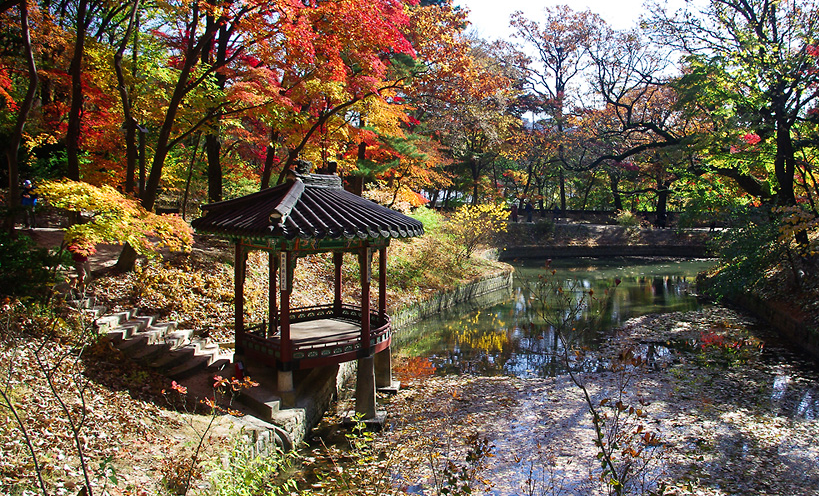
#> input picture rear_garden.PNG, 819 x 496 px, found by its file name
$ jupyter execute 5.ImageTrans.ipynb
#> lines starting #> are read from the running program, lines starting #| are printed output that depends on the picture
[cell 1]
# 내 구글 드라이브 연동
from google.colab import drive
drive.mount('/content/gdrive')

[cell 2]
import cv2
from google.colab.patches import cv2_imshow
import numpy as np

# OpenCV 버전을 확인합니다
print("OpenCV version:")
print(cv2.__version__)

# 이미지를 읽어 옵니다.
img = cv2.imread("/content/gdrive/MyDrive/Basic_Vision_Skills/rear_garden.PNG")
#> img is the input picture: shape (496, 819, 3); mean B, G, R 74.8, 93.9, 108.1
print("width: {} pixels".format(img.shape[1]))
#| width: 819 pixels
print("height: {} pixels".format(img.shape[0]))
#| height: 496 pixels
print("channels: {}".format(img.shape[2]))
#| channels: 3

# 이미지의 높이와 넓이를 가져옵니다.
(height, width) = img.shape[:2]
#> height = 496; width = 819

# 이미지를 Display 합니다.
cv2_imshow(img)

# 이미지를 이동시킵니다.("Moved right: +, left - and down: +, up: -")
move = np.float32([[1, 0, 100], [0, 1, 100]])   # [1, 0, 100] -> [좌/우, 크기],  [0, 1, 100] -> [위/아래, 크기]
moved = cv2.warpAffine(img, move, (width, height))
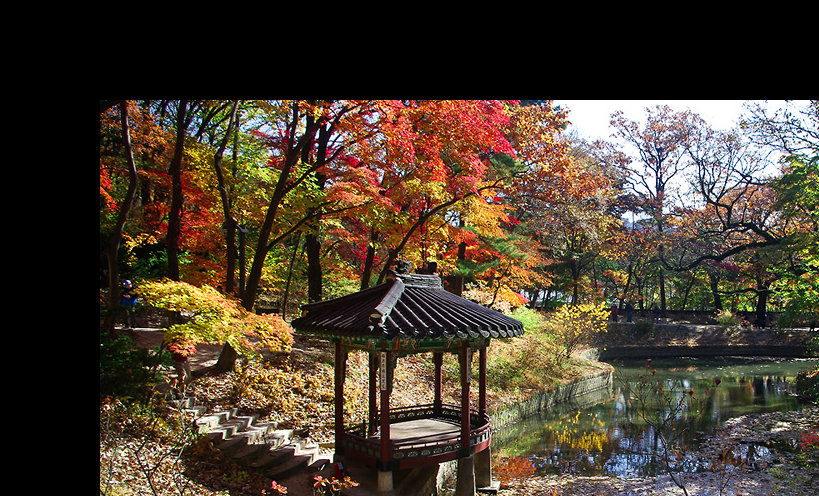
#> moved: shape (496, 819, 3); mean B, G, R 47.6, 62.1, 74
cv2_imshow(moved)

[cell 3]
import cv2
from google.colab.patches import cv2_imshow
import numpy as np

# OpenCV 버전을 확인합니다
print("OpenCV version:")
print(cv2.__version__)

# 이미지를 읽어 옵니다.
img = cv2.imread("/content/gdrive/MyDrive/Basic_Vision_Skills/rear_garden.PNG")
print("width: {} pixels".format(img.shape[1]))
#| width: 819 pixels
print("height: {} pixels".format(img.shape[0]))
#| height: 496 pixels
print("channels: {}".format(img.shape[2]))
#| channels: 3

# 이미지의 높이와 넓이를 가져옵니다.
(height, width) = img.shape[:2]
# 이미지의 중심을 구합니다.
center = (width // 2, height // 2)
#> center = (409, 248)

# 이미지를 Display 합니다.
cv2_imshow(img)

# 이미지를 회전시킵니다.
rotate = cv2.getRotationMatrix2D(center, -90, 1.5)  # 센터, 각도(+:반시계, -:시계), 스케일(확대)
rotated = cv2.warpAffine(img, rotate, (width, height))
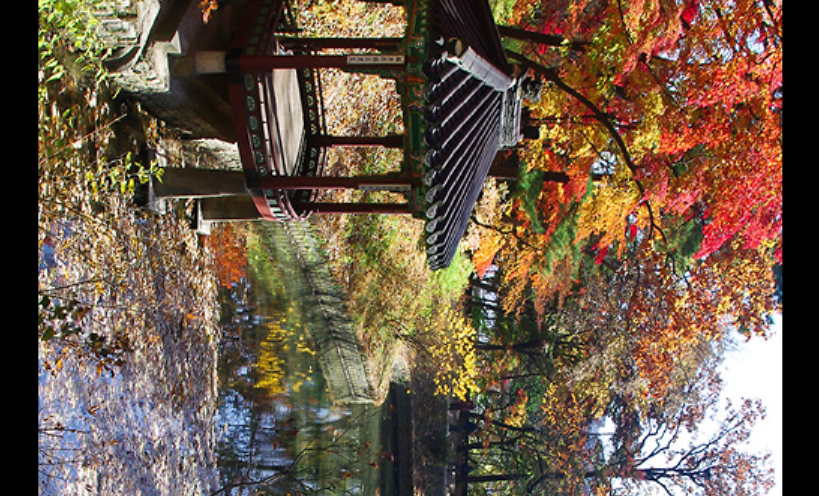
#> rotated: shape (496, 819, 3); mean B, G, R 73, 90.7, 109.4
# 이미지를 Display 합니다.
cv2_imshow(rotated)

[cell 4]
import cv2
from google.colab.patches import cv2_imshow
import numpy as np

# OpenCV 버전을 확인합니다
print("OpenCV version:")
print(cv2.__version__)

# 이미지를 읽어 옵니다.
img = cv2.imread("/content/gdrive/MyDrive/Basic_Vision_Skills/rear_garden.PNG")
print("width: {} pixels".format(img.shape[1]))
#| width: 819 pixels
print("height: {} pixels".format(img.shape[0]))
#| height: 496 pixels
print("channels: {}".format(img.shape[2]))
#| channels: 3

# 이미지의 높이와 넓이를 가져옵니다.
(height, width) = img.shape[:2]

# 이미지를 Display 합니다.
cv2_imshow(img)

# 이미지 크기를 비율에 맞게 재조정 합니다.
ratio = 400.0 / width
#> ratio = 0.488
dimension = (400, int(height * ratio))
#> dimension = (400, 242)

resized = cv2.resize(img, dimension, interpolation = cv2.INTER_AREA)
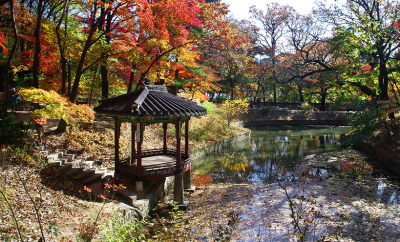
#> resized: shape (242, 400, 3); mean B, G, R 74.8, 93.9, 108.1
cv2_imshow(resized)

[cell 5]
import cv2
from google.colab.patches import cv2_imshow
import numpy as np

# OpenCV 버전을 확인합니다
print("OpenCV version:")
print(cv2.__version__)

# 이미지를 읽어 옵니다.
img = cv2.imread("/content/gdrive/MyDrive/Basic_Vision_Skills/rear_garden.PNG")
print("width: {} pixels".format(img.shape[1]))
#| width: 819 pixels
print("height: {} pixels".format(img.shape[0]))
#| height: 496 pixels
print("channels: {}".format(img.shape[2]))
#| channels: 3

# 이미지의 높이와 넓이를 가져옵니다.
(height, width) = img.shape[:2]

# 이미지를 Display 합니다.
cv2_imshow(img)

# 이미지를 대칭시켜 줍니다.(좌/우 대칭, 상/하 대칭), "Flipped Horizontal 1, Vertical 0, both -1 "
flipped = cv2.flip(img, 1)
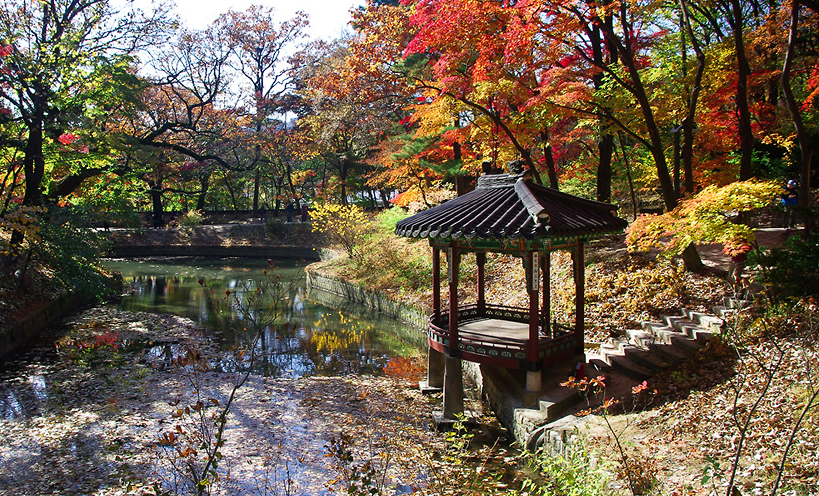
#> flipped: shape (496, 819, 3); mean B, G, R 74.8, 93.9, 108.1
cv2_imshow(flipped)

$ run again, with bukchon.PNG copied over rear_garden.PNG
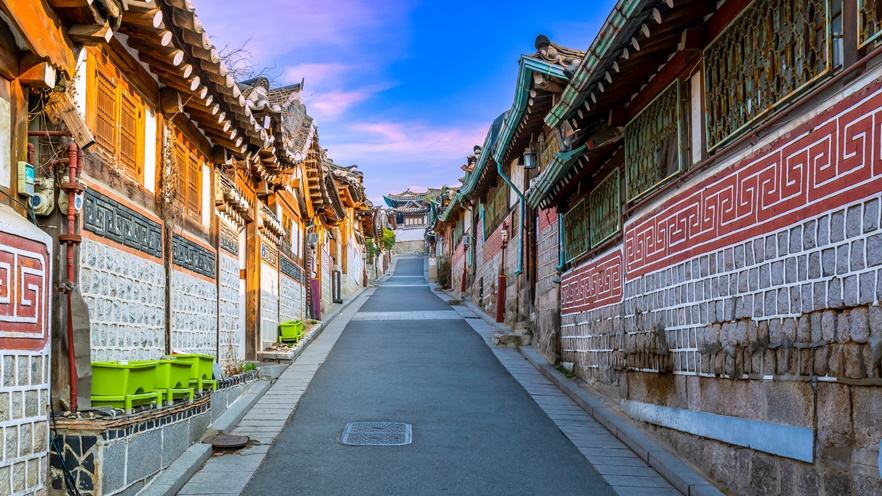
#> input picture bukchon.PNG, 882 x 496 px, found by its file name
#> img is the input picture: shape (496, 882, 3); mean B, G, R 119.5, 113.2, 114.4
#| width: 882 pixels
#| height: 496 pixels
#| channels: 3
#| width: 882 pixels
#| height: 496 pixels
#| channels: 3
#> `rotated = cv2.warpAffine(img, rotate, (width, height))`:
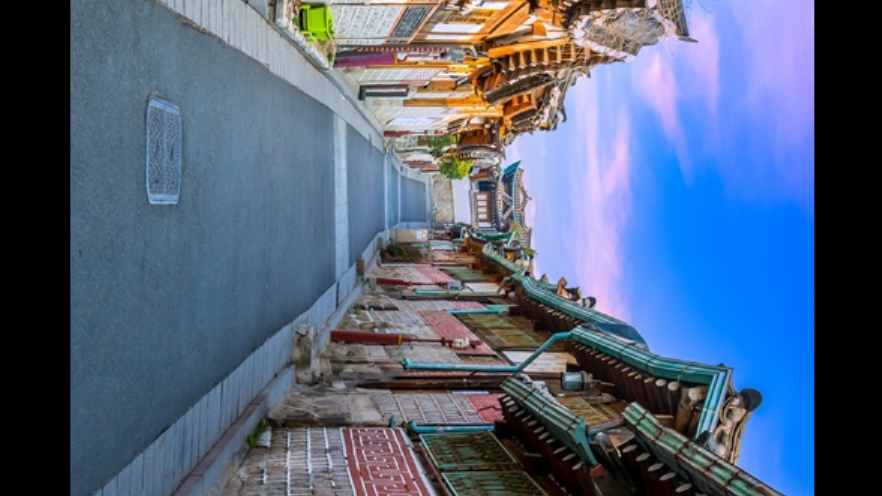
#> rotated: shape (496, 882, 3); mean B, G, R 125, 99.2, 83
#| width: 882 pixels
#| height: 496 pixels
#| channels: 3
#| width: 882 pixels
#| height: 496 pixels
#| channels: 3
#> `flipped = cv2.flip(img, 1)`:
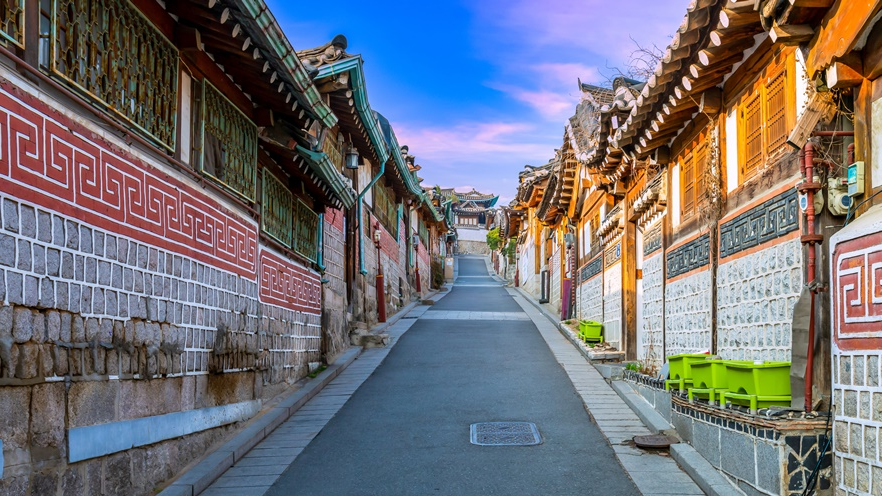
#> flipped: shape (496, 882, 3); mean B, G, R 119.5, 113.2, 114.4
